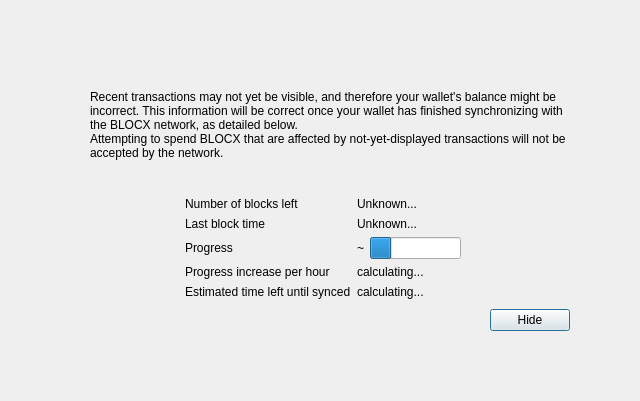
<?xml version="1.0" encoding="UTF-8"?>
<ui version="4.0">
 <class>ModalOverlay</class>
 <widget class="ModalOverlay" name="ModalOverlay">
  <property name="geometry">
   <rect>
    <x>0</x>
    <y>0</y>
    <width>640</width>
    <height>401</height>
   </rect>
  </property>
  <property name="windowTitle">
   <string>Form</string>
  </property>
  <layout class="QVBoxLayout" name="verticalLayout" stretch="0">
   <property name="sizeConstraint">
    <enum>QLayout::SetDefaultConstraint</enum>
   </property>
   <property name="leftMargin">
    <number>0</number>
   </property>
   <property name="topMargin">
    <number>0</number>
   </property>
   <property name="rightMargin">
    <number>0</number>
   </property>
   <property name="bottomMargin">
    <number>0</number>
   </property>
   <item>
    <widget class="QWidget" name="bgWidget" native="true">
     <property name="styleSheet">
      <string notr="true"/>
     </property>
     <layout class="QVBoxLayout" name="verticalLayoutMain" stretch="0">
      <property name="leftMargin">
       <number>60</number>
      </property>
      <property name="topMargin">
       <number>60</number>
      </property>
      <property name="rightMargin">
       <number>60</number>
      </property>
      <property name="bottomMargin">
       <number>60</number>
      </property>
      <item>
       <widget class="QWidget" name="contentWidget" native="true">
        <property name="styleSheet">
         <string notr="true"/>
        </property>
        <layout class="QVBoxLayout" name="verticalLayoutSub" stretch="1,0,0,0,0">
         <property name="spacing">
          <number>0</number>
         </property>
         <property name="leftMargin">
          <number>10</number>
         </property>
         <property name="topMargin">
          <number>10</number>
         </property>
         <property name="rightMargin">
          <number>10</number>
         </property>
         <property name="bottomMargin">
          <number>10</number>
         </property>
         <item>
          <layout class="QHBoxLayout" name="horizontalLayoutIconText" stretch="0,1">
           <property name="topMargin">
            <number>20</number>
           </property>
           <item>
            <layout class="QVBoxLayout" name="verticalLayoutIcon">
             <property name="leftMargin">
              <number>0</number>
             </property>
             <item>
              <widget class="QLabel" name="warningIcon">
               <property name="text">
                <string/>
               </property>
              </widget>
             </item>
             <item>
              <spacer name="verticalSpacerWarningIcon">
               <property name="orientation">
                <enum>Qt::Vertical</enum>
               </property>
               <property name="sizeHint" stdset="0">
                <size>
                 <width>20</width>
                 <height>40</height>
                </size>
               </property>
              </spacer>
             </item>
            </layout>
           </item>
           <item>
            <layout class="QVBoxLayout" name="verticalLayoutInfoText">
             <property name="leftMargin">
              <number>0</number>
             </property>
             <property name="topMargin">
              <number>0</number>
             </property>
             <item>
              <widget class="QLabel" name="infoText">
               <property name="text">
                <string>Recent transactions may not yet be visible, and therefore your wallet's balance might be incorrect. This information will be correct once your wallet has finished synchronizing with the BLOCX network, as detailed below.</string>
               </property>
               <property name="textFormat">
                <enum>Qt::RichText</enum>
               </property>
               <property name="wordWrap">
                <bool>true</bool>
               </property>
              </widget>
             </item>
             <item>
              <widget class="QLabel" name="infoTextStrong">
               <property name="text">
                <string>Attempting to spend BLOCX that are affected by not-yet-displayed transactions will not be accepted by the network.</string>
               </property>
               <property name="textFormat">
                <enum>Qt::RichText</enum>
               </property>
               <property name="wordWrap">
                <bool>true</bool>
               </property>
              </widget>
             </item>
             <item>
              <spacer name="verticalSpacerInTextSpace">
               <property name="orientation">
                <enum>Qt::Vertical</enum>
               </property>
               <property name="sizeHint" stdset="0">
                <size>
                 <width>20</width>
                 <height>40</height>
                </size>
               </property>
              </spacer>
             </item>
            </layout>
           </item>
          </layout>
         </item>
         <item>
          <spacer name="verticalSpacerAfterText">
           <property name="orientation">
            <enum>Qt::Vertical</enum>
           </property>
           <property name="sizeHint" stdset="0">
            <size>
             <width>20</width>
             <height>40</height>
            </size>
           </property>
          </spacer>
         </item>
         <item>
          <layout class="QFormLayout" name="formLayout">
           <property name="fieldGrowthPolicy">
            <enum>QFormLayout::FieldsStayAtSizeHint</enum>
           </property>
           <property name="formAlignment">
            <set>Qt::AlignHCenter|Qt::AlignTop</set>
           </property>
           <property name="horizontalSpacing">
            <number>6</number>
           </property>
           <property name="verticalSpacing">
            <number>6</number>
           </property>
           <property name="topMargin">
            <number>10</number>
           </property>
           <item row="0" column="0">
            <widget class="QLabel" name="labelNumberOfBlocksLeft">
             <property name="text">
              <string>Number of blocks left</string>
             </property>
            </widget>
           </item>
           <item row="0" column="1">
            <widget class="QLabel" name="numberOfBlocksLeft">
             <property name="text">
              <string>Unknown...</string>
             </property>
            </widget>
           </item>
           <item row="1" column="0">
            <widget class="QLabel" name="labelLastBlockTime">
             <property name="text">
              <string>Last block time</string>
             </property>
            </widget>
           </item>
           <item row="1" column="1">
            <widget class="QLabel" name="newestBlockDate">
             <property name="sizePolicy">
              <sizepolicy hsizetype="Maximum" vsizetype="Preferred">
               <horstretch>0</horstretch>
               <verstretch>0</verstretch>
              </sizepolicy>
             </property>
             <property name="text">
              <string>Unknown...</string>
             </property>
            </widget>
           </item>
           <item row="2" column="0">
            <widget class="QLabel" name="labelSyncDone">
             <property name="text">
              <string>Progress</string>
             </property>
            </widget>
           </item>
           <item row="2" column="1">
            <layout class="QHBoxLayout" name="horizontalLayoutSync" stretch="0,1">
             <item>
              <widget class="QLabel" name="percentageProgress">
               <property name="text">
                <string notr="true">~</string>
               </property>
              </widget>
             </item>
             <item>
              <widget class="QProgressBar" name="progressBar">
               <property name="value">
                <number>24</number>
               </property>
               <property name="format">
                <string/>
               </property>
              </widget>
             </item>
            </layout>
           </item>
           <item row="4" column="0">
            <widget class="QLabel" name="labelProgressIncrease">
             <property name="text">
              <string>Progress increase per hour</string>
             </property>
            </widget>
           </item>
           <item row="4" column="1">
            <widget class="QLabel" name="progressIncreasePerH">
             <property name="text">
              <string>calculating...</string>
             </property>
            </widget>
           </item>
           <item row="5" column="0">
            <widget class="QLabel" name="labelEstimatedTimeLeft">
             <property name="text">
              <string>Estimated time left until synced</string>
             </property>
            </widget>
           </item>
           <item row="5" column="1">
            <widget class="QLabel" name="expectedTimeLeft">
             <property name="text">
              <string>calculating...</string>
             </property>
            </widget>
           </item>
          </layout>
         </item>
         <item>
          <layout class="QHBoxLayout" name="horizontalLayoutButtons">
           <property name="leftMargin">
            <number>10</number>
           </property>
           <property name="topMargin">
            <number>10</number>
           </property>
           <item>
            <spacer name="horizontalSpacer">
             <property name="orientation">
              <enum>Qt::Horizontal</enum>
             </property>
             <property name="sizeHint" stdset="0">
              <size>
               <width>40</width>
               <height>20</height>
              </size>
             </property>
            </spacer>
           </item>
           <item>
            <widget class="QPushButton" name="closeButton">
             <property name="text">
              <string>Hide</string>
             </property>
             <property name="focusPolicy">
              <enum>Qt::StrongFocus</enum>
             </property>
             <property name="default">
              <bool>true</bool>
             </property>
            </widget>
           </item>
          </layout>
         </item>
         <item>
          <layout class="QVBoxLayout" name="verticalLayout_2">
           <item>
            <spacer name="verticalSpacer">
             <property name="orientation">
              <enum>Qt::Vertical</enum>
             </property>
             <property name="sizeHint" stdset="0">
              <size>
               <width>20</width>
               <height>40</height>
              </size>
             </property>
            </spacer>
           </item>
          </layout>
         </item>
        </layout>
       </widget>
      </item>
     </layout>
    </widget>
   </item>
  </layout>
 </widget>
 <customwidgets>
  <customwidget>
   <class>ModalOverlay</class>
   <extends>QWidget</extends>
   <header>qt/modaloverlay.h</header>
   <container>1</container>
  </customwidget>
 </customwidgets>
 <resources/>
 <connections/>
</ui>
